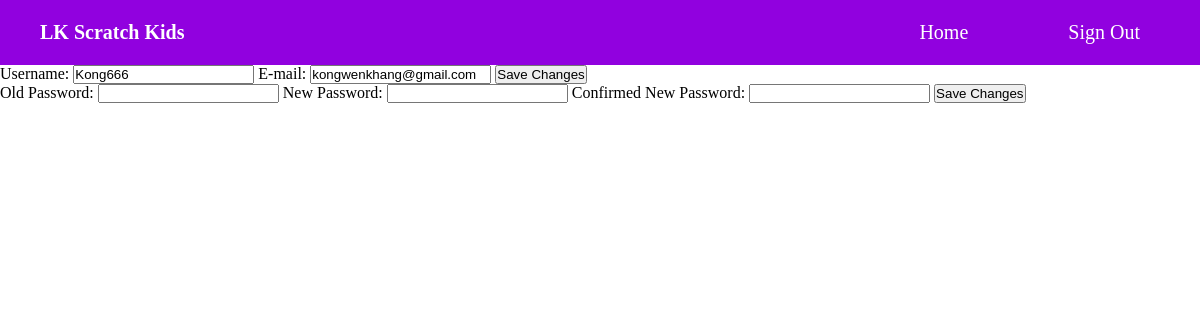
The app's page /Student/Personal_Profile.php (signed in), older data.
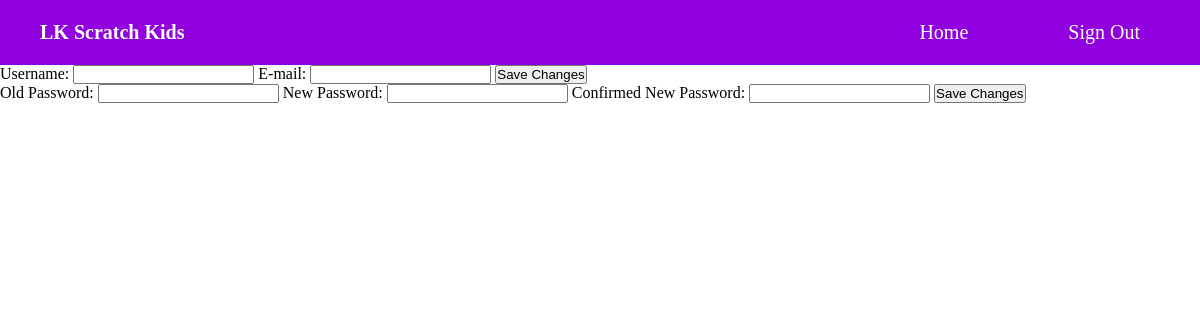
The same page, newer data.
### tables this page shows
CREATE TABLE `student` (
  `student_id` varchar(20) NOT NULL,
  `S_Username` varchar(50) NOT NULL,
  `S_Password` varchar(200) NOT NULL,
  `S_Mail` varchar(100) NOT NULL,
  `identity` enum('student') NOT NULL DEFAULT 'student'
);

### Student/Personal_Profile.php (the view, shortened to what this page needs)
<?php
    include '../includes/connect_DB.php';
    include '../resheadAfterLogin.php';
    $userID = $_SESSION["user_id"];
    $sql = "SELECT S_Username AS Username, S_Mail AS Mail FROM student WHERE student_id LIKE :ID";
    $stmt = $pdo->prepare($sql);
    $stmt->bindValue(':ID', $userID );
    $stmt->execute();
    $user = $stmt->fetch(PDO::FETCH_ASSOC);
?>
<!DOCTYPE html>
<html lang="en">
<head>
</head>
<body>
    <form action="../includes/change_Username.php" method="post">
        <label for="new_Username">Username:</label>
        <input type="text" name="new_Username" id="new_Username" value="<?php echo htmlspecialchars($user['Username']) ?>">
        <label for="new_Mail">E-mail:</label>
        <input type="email" name="new_Mail" id="new_Mail" value="<?php echo htmlspecialchars($user['Mail']) ?>">
        <button type="submit" class="save_btn">Save Changes</button>
    </form>
    <form action="../includes/change_Password.php" method="post">
        <label for="old_Password">Old Password:</label>
        <input type="password" name="old_Password" id="old_Password">
        <label for="new_Password">New Password:</label>
        <input type="password" name="new_Password" id="new_Password">
        <label for="new_Password">Confirmed New Password:</label>
        <input type="password" name="confirmed_new_Password" id="confirmed_new_Password">
        <button type="submit" class="save_btn">Save Changes</button>
    </form>
</body>
</html>

### resheadAfterLogin.php (shortened to what this page needs)
<!DOCTYPE html>
<html lang="en">
<head>
    <link rel="stylesheet" href="cssfile/headeraf.css">
</head>
<body>
    <nav>
        <ul>
            <li><a href="Main_page.php"><strong>LK Scratch Kids</strong></a></li>
            <li><a href="Main_page.php" class="spe">Home</a></li>
            <li><a href="../includes/logout.php" class="spe">Sign Out</a></li>
        </ul>
    </nav>
</body>
</html>

### cssfile/headeraf.css (style rules this page uses)
body { background-image: url(../img_logo/???); background-size: cover; background-repeat: no-repeat; background-position: center; font-family: 'Times New Roman', Times, serif; }
nav { background-color: var(--secondary-color); }
nav ul { width: 100%; list-style: none; display: flex; justify-content: flex-end; align-items: center; }
nav li { height: 65px; }
nav a { font-size: 20px; height: 100%; padding: 0 40px; display: flex; text-decoration: none; color: var(--white); align-items: center; }
nav .spe { margin-right: 20px; }
nav li:first-child { margin-right: auto; }

### cssfile/global.css (style rules this page uses)
:root { --primary-color: #44195e; --secondary-color: #9101df; --third-color: #eaefff; --text-dark: black; --text-light: rgb(97, 97, 97); --white: white; --grey: #e0e0e0; }
* { margin: 0; padding: 0; }
body, html { min-height: 100vh; color: #000; }

Row changes from the older to the newer data that the page shows:
removed student: new_Username "Kong666", new_Mail "kongwenkhang@gmail.com"
